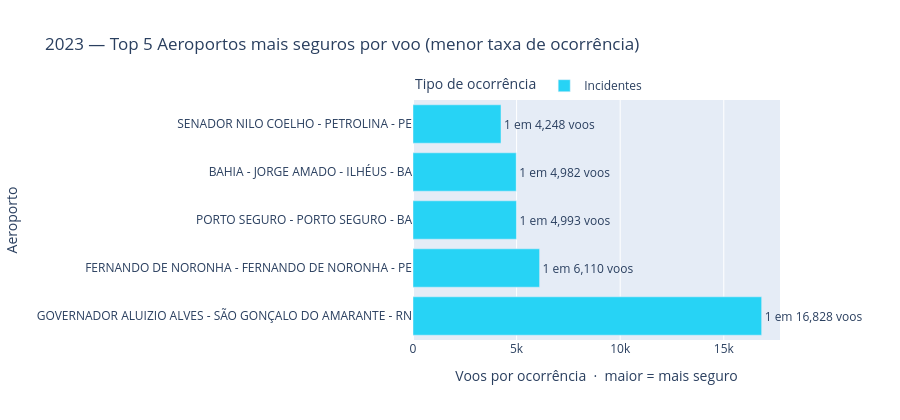

Notebook code for this chart:
### Markdown cell above
### Comparando o risco operacional de grandes aeroportos frente aos aeroportos mais seguros

Nos dois gráficos acima vemos a avaliação de risco dos aeroportos mais movimentados do país nos anos de 2023 e 2024.

Nos dois gráficos abaixo, vemos a mesma avaliação de risco para os aeroportos mais seguros do Brasil, sendo comparados pela mesma medida - número de ocorrência por milhares de voo.

Com isso, podemos confirmar a H3, quando temos uma base comum de comparação, podemos fazer comparações mais assertivas a respeito da segurança operacional nos aeroportos do Brasil.

### Code cell
#top 5 aeroportos mais seguros (maior intervalo entre ocorrencias, escala inversa)
#exclui aeroportos com taxa_total == 0 (inverso indefinido) antes de ordenar

def _bar_safest(df, ano):
    candidatos = df[df['taxa_total'] > 0].copy()
    top = candidatos.nsmallest(5, 'taxa_total').copy()

    if 'nome_aeroporto' not in top.columns:
        top['nome_aeroporto'] = top['aeroporto']

    top['voos_por_grave']     = (1 / top['taxa_grave']).replace([np.inf], pd.NA)
    top['voos_por_incidente'] = (1 / top['taxa_incidente']).replace([np.inf], pd.NA)

    df_melted = top.melt(
        id_vars=['aeroporto', 'nome_aeroporto', 'movimentacao_total'],
        value_vars=['voos_por_grave', 'voos_por_incidente'],
        var_name='tipo',
        value_name='voos_por_ocorrencia'
    )
    df_melted['tipo'] = df_melted['tipo'].map({
        'voos_por_grave':     'Graves (Acidentes + Inc. Graves)',
        'voos_por_incidente': 'Incidentes',
    })
    df_melted['rotulo'] = df_melted['voos_por_ocorrencia'].apply(
        lambda x: f'1 em {x:,.0f} voos' if pd.notna(x) else 'sem ocorrências'
    )

    order = top.sort_values('taxa_total', ascending=False)['nome_aeroporto'].tolist()

    fig = ptex.bar(
        df_melted.dropna(subset=['voos_por_ocorrencia']),
        x='voos_por_ocorrencia',
        y='nome_aeroporto',
        color='tipo',
        orientation='h',
        barmode='group',
        text='rotulo',
        title=f'{ano} — Top 5 Aeroportos mais seguros por voo (menor taxa de ocorrência)',
        labels={
            'voos_por_ocorrencia': 'Voos por ocorrência  ·  maior = mais seguro',
            'nome_aeroporto': 'Aeroporto',
            'tipo': 'Tipo de ocorrência',
        },
        color_discrete_map={
            'Graves (Acidentes + Inc. Graves)': '#EF553B',
            'Incidentes': '#27D3F5',
        },
        category_orders={'nome_aeroporto': order},
        hover_data={'aeroporto': True, 'movimentacao_total': ':,.0f'},
        height=420
    )
    fig.update_traces(textposition='outside', cliponaxis=False)
    fig.update_layout(
        legend=dict(orientation='h', y=1.12, x=0),
        margin=dict(r=120),
    )
    return fig

fig_safest_2023 = _bar_safest(df_taxa_aeroporto_2023, '2023')
fig_safest_2024 = _bar_safest(df_taxa_aeroporto_2024, '2024')
fig_safest_2023.show()
fig_safest_2024.show()

### Figure 1 — Plotly figure (JSON) as saved in the notebook; plotly's stock layout.template omitted (floating-point values rounded to 4 significant figures)
{"data": [{"alignmentgroup": "True", "cliponaxis": false, "customdata": [["SBSG", 16828], ["SBFN", 6110], ["SBPS", 14979], ["SBIL", 4982], ["SBPL", 4248]], "hovertemplate": "Tipo de ocorrência=Incidentes<br>Voos por ocorrência  ·  maior = mais seguro=%{x}<br>Aeroporto=%{y}<br>rotulo=%{text}<br>aeroporto=%{customdata[0]}<br>movimentacao_total=%{customdata[1]:,.0f}<extra></extra>", "legendgroup": "Incidentes", "marker": {"color": "#27D3F5", "pattern": {"shape": ""}}, "name": "Incidentes", "offsetgroup": "Incidentes", "orientation": "h", "showlegend": true, "text": ["1 em 16,828 voos", "1 em 6,110 voos", "1 em 4,993 voos", "1 em 4,982 voos", "1 em 4,248 voos"], "textposition": "outside", "type": "bar", "x": [16828, 6110.0, 4993, 4982, 4248], "xaxis": "x", "y": ["GOVERNADOR ALUIZIO ALVES - SÃO GONÇALO DO AMARANTE - RN", "FERNANDO DE NORONHA - FERNANDO DE NORONHA - PE", "PORTO SEGURO - PORTO SEGURO - BA", "BAHIA - JORGE AMADO - ILHÉUS - BA", "SENADOR NILO COELHO - PETROLINA - PE"], "yaxis": "y"}], "layout": {"barmode": "group", "height": 420, "legend": {"orientation": "h", "title": {"text": "Tipo de ocorrência"}, "tracegroupgap": 0, "x": 0, "y": 1.12}, "margin": {"r": 120}, "title": {"text": "2023 — Top 5 Aeroportos mais seguros por voo (menor taxa de ocorrência)"}, "xaxis": {"anchor": "y", "domain": [0, 1], "title": {"text": "Voos por ocorrência  ·  maior = mais seguro"}}, "yaxis": {"anchor": "x", "categoryarray": ["GOVERNADOR ALUIZIO ALVES - SÃO GONÇALO DO AMARANTE - RN", "FERNANDO DE NORONHA - FERNANDO DE NORONHA - PE", "PORTO SEGURO - PORTO SEGURO - BA", "BAHIA - JORGE AMADO - ILHÉUS - BA", "SENADOR NILO COELHO - PETROLINA - PE"], "categoryorder": "array", "domain": [0, 1], "title": {"text": "Aeroporto"}}}}
